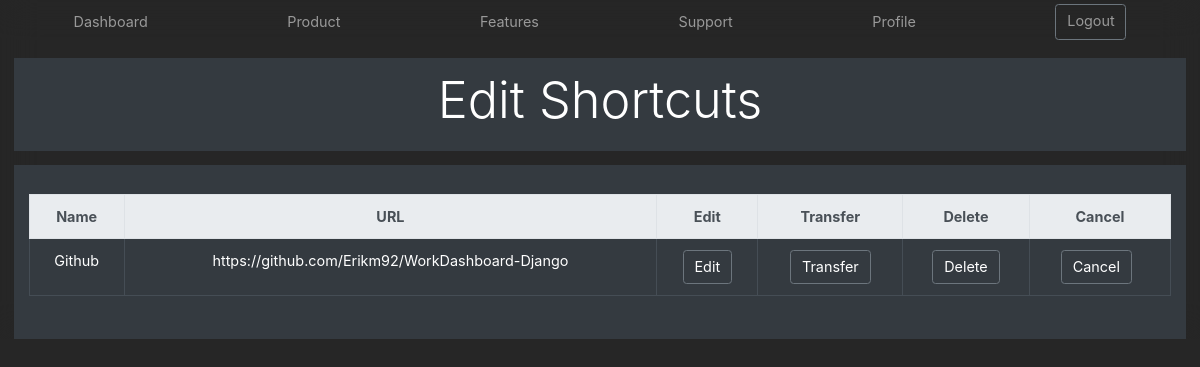
The app's page /Dashboard/editurl/16/, older data.
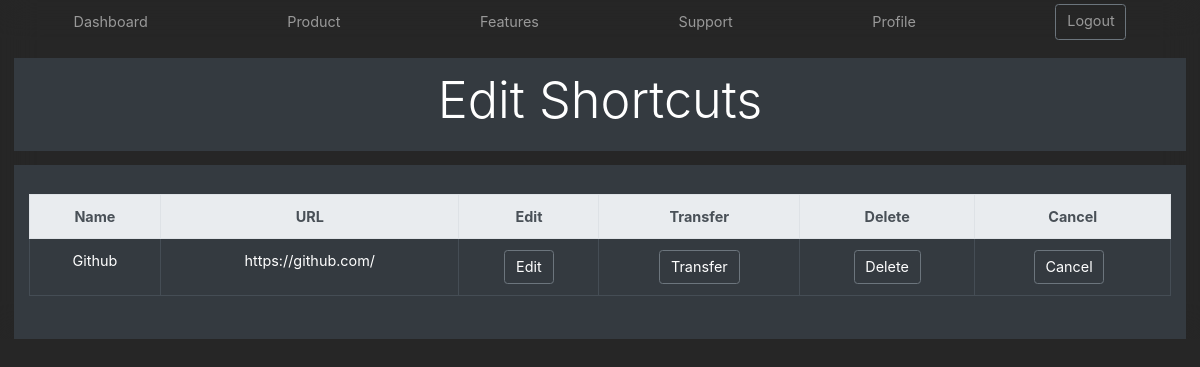
The same page, newer data.
### dashboard/models.py (models this page shows)
class userlinks(models.Model):
    user = models.ForeignKey(settings.AUTH_USER_MODEL, null=True, blank=True,  on_delete=models.CASCADE)
    main = models.CharField (max_length=500,default='')#need to change to 500
    mainname = models.CharField (max_length=200,default='')
    mainfavicon = models.CharField (max_length=400,default='')
    table_id =  models.CharField (max_length=200,default='')

### dashboard/views.py (the view)
# urls.py: url(r'^editurl/(?P<pk>\d+)/$', views.editurl ,name="editurl" ),
def editurl(request, pk):
    pk=pk
    linktomain=userlinks.objects.all().filter(pk=pk)
    return render(request, 'editurl.html',{'linktomain':linktomain})

### dashboard/templates/editurl.html (shortened to what this page needs)
{% load static %}
<!DOCTYPE html>
<html lang="en">
<head>
<link rel="stylesheet" href="https://stackpath.bootstrapcdn.com/bootstrap/4.4.1/css/bootstrap.min.css">
<link rel="stylesheet"  href="{% static 'dashboard/css/product.css'%}">
<link rel="stylesheet"  href="{% static 'dashboard/css/dialog.css'%}">
</head>
<body>
 <nav class="site-header py-1">
  <div class="container d-flex flex-column flex-md-row justify-content-between">
     <a class="py-2 d-none d-md-inline-block" href="/Dashboard">Dashboard</a>
    <a class="py-2 d-none d-md-inline-block" href="#">Product</a>
    <a class="py-2 d-none d-md-inline-block" href="#">Features</a>
    <a class="py-2 d-none d-md-inline-block" href="#">Support</a>
    <a class="py-2 d-none d-md-inline-block" href="/Dashboard/profile">Profile</a>
    <a class="btn btn-outline-secondary" href="/Dashboard/logout">Logout</a>
  </div>
</nav>
<div class="position-relative overflow-hidden p-3 p-md-1 m-md-3 text-center bg-dark">
  <div class="col-md-5 mx-auto">
    <h1 class="display-4 titleposition">Edit Shortcuts</h1>
 </div>
  </div>
<div class="d-md-flex flex-md-equal w-100 my-md-3 pl-md-3">
  <div class="bg-dark mr-md-3 px-md-3 text-center text-white overflow-hidden">
    <div class="my-3 py-3">
<table class="table table-dark table-hover table-bordered">
    <thead class="thead-light">
    <tr>
        <th scope="col">Name</th>
        <th scope="col">URL</th>
        <th scope="col">Edit</th>
        <th scope="col">Transfer</th>
        <th scope="col">Delete</th>
        <th scope="col">Cancel</th>
    </tr>
    <thead>
    <tbody>
    {% for link in linktomain %}
        <tr>
            <td>{{link.mainname}}</td>
            <td>{{link.main}}</td>
            <td><a href="{% url 'editinglinks' pk=link.pk %}"><button class="btn btn-outline-secondary btn-color">Edit</button></a></td>
            <td><a href="{% url 'transferlink' pk=link.pk %}"><button class="btn btn-outline-secondary btn-color">Transfer</button></a></td>
            <td><a href="{% url 'deletelinks' pk=link.pk %}"><button class="btn btn-outline-secondary btn-color">Delete</button></a></td>
            <td><button onclick="location.href='/Dashboard'" id="cancel" class="btn btn-outline-secondary btn-color" type="button" tabindex="0" title="Cancel" aria-label="Cancel">Cancel</button></td>
        </tr>
    {% endfor %}
    </tbody>
    </table>
    </div>
    </div>
    </div>
  </body>
</html>

Row changes from the older to the newer data that the page shows:
changed userlinks "Github": main "https://github.com/Erikm92/WorkDashboard-Django" → "https://github.com/"
